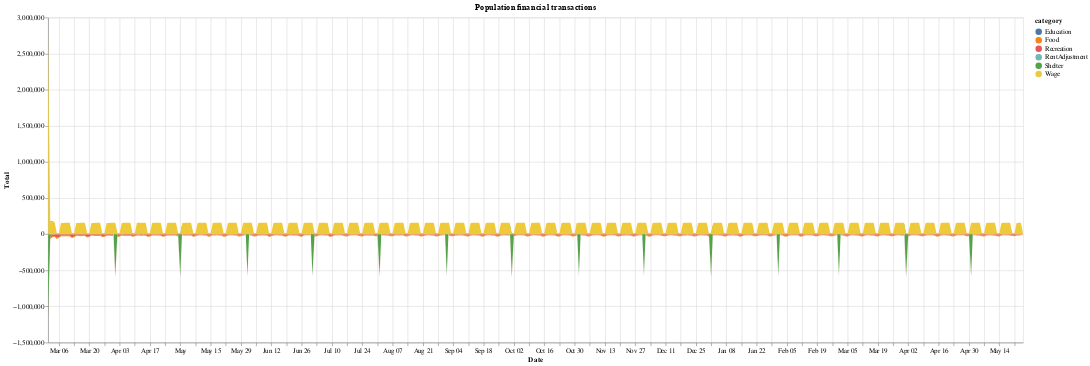

Notebook source saved alongside this figure:
### Code cell
df = spark.sql("select date(timestamp) as date, category, sum(amount) as total from financial_journal group by 1, 2 order by 1 asc, 2 asc").toPandas()
df["date"] = pd.to_datetime(df["date"])

alt.Chart(df).mark_area().encode(
    y=alt.Y('total', title="Total"), 
    x=alt.X('date', title='Date'), 
    color='category',
    tooltip=['date', 'total', 'category']
).properties(height=500, width=1500, title="Population financial transactions").interactive()

### Figure 1 — Vega-Lite specification as saved in the notebook (floating-point values rounded to 4 significant figures; data arrays with more than 128 entries replaced by an {"elided": "..."} marker saying what was removed)
{"config": {"view": {"continuousWidth": 400, "continuousHeight": 300}}, "data": {"name": "data-6fee11559d05865328a101e9fca3e858"}, "mark": "area", "encoding": {"color": {"field": "category", "type": "nominal"}, "tooltip": [{"field": "date", "type": "temporal"}, {"field": "total", "type": "quantitative"}, {"field": "category", "type": "nominal"}], "x": {"field": "date", "title": "Date", "type": "temporal"}, "y": {"field": "total", "title": "Total", "type": "quantitative"}}, "height": 500, "selection": {"selector001": {"type": "interval", "bind": "scales", "encodings": ["x", "y"]}}, "title": "Population financial transactions", "width": 1500, "$schema": "https://vega.github.io/schema/vega-lite/v4.17.0.json", "datasets": {"data-6fee11559d05865328a101e9fca3e858": {"elided": "1391 records"}}}
